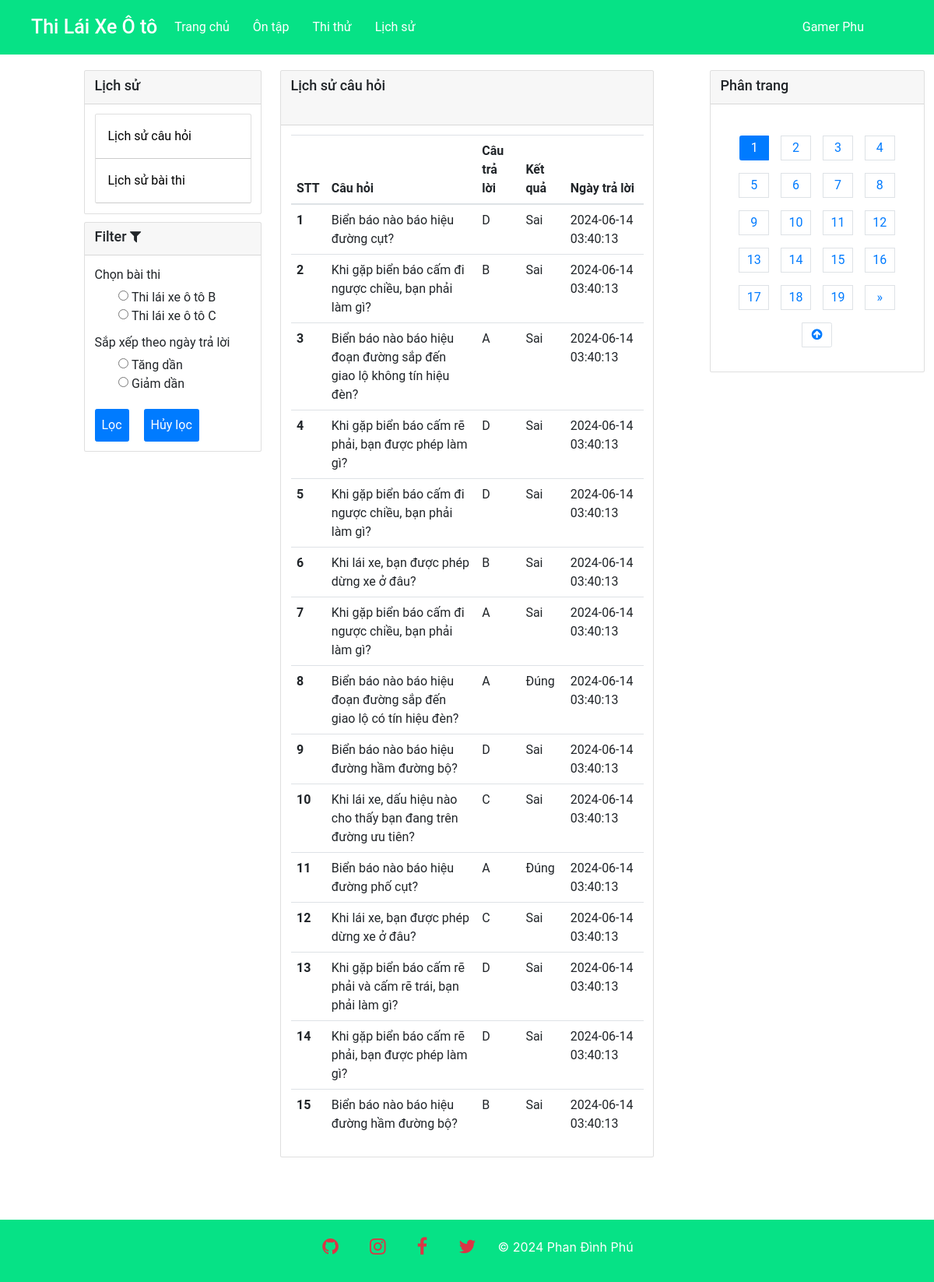
Page /?module=pages&action=historyQuestion (signed in) on the committed database.
### tables this page shows
CREATE TABLE IF NOT EXISTS `exam` (
  `examName` varchar(250) NOT NULL,
  `timeLimit` int DEFAULT NULL,
  `createdAt` datetime DEFAULT NULL,
  `updatedAt` datetime DEFAULT NULL,
  `status` int NOT NULL DEFAULT '0',
  `soCauHoi` int DEFAULT '0',
  PRIMARY KEY (`examName`) USING BTREE
);

CREATE TABLE IF NOT EXISTS `history` (
  `id` int NOT NULL AUTO_INCREMENT,
  `userId` int DEFAULT NULL,
  `questionId` int DEFAULT NULL,
  `answerUser` char(1) DEFAULT NULL,
  `result` int DEFAULT NULL,
  `dateAnswer` datetime DEFAULT NULL,
  PRIMARY KEY (`id`),
  KEY `FK_history_questions` (`questionId`),
  KEY `FK_history_users` (`userId`),
  CONSTRAINT `FK_history_questions` FOREIGN KEY (`questionId`) REFERENCES `questions` (`id`) ON DELETE CASCADE ON UPDATE CASCADE,
  CONSTRAINT `FK_history_users` FOREIGN KEY (`userId`) REFERENCES `users` (`id`) ON DELETE CASCADE ON UPDATE CASCADE
);

CREATE TABLE IF NOT EXISTS `questions` (
  `id` int NOT NULL AUTO_INCREMENT,
  `chuDe` varchar(250) DEFAULT NULL,
  `question` varchar(500) DEFAULT NULL,
  `optionA` varchar(150) DEFAULT NULL,
  `optionB` varchar(150) DEFAULT NULL,
  `optionC` varchar(150) DEFAULT NULL,
  `optionD` varchar(150) DEFAULT NULL,
  `answer` char(1) DEFAULT NULL,
  `difficulty` varchar(50) DEFAULT NULL,
  PRIMARY KEY (`id`),
  KEY `FK_questions_exam` (`chuDe`),
  CONSTRAINT `FK_questions_exam` FOREIGN KEY (`chuDe`) REFERENCES `exam` (`examName`)
);

### db/database.php (called while the page is built, shortened)
<?php
require_once __DIR__.'./dbconnect.php';
function query($sql, $data = []) {
    global $conn;
    $stmt = $conn->prepare($sql);
    if ($data) {
        $stmt->execute($data);
    } else {
        $stmt->execute();
    }
    return $stmt;
}
function getRows($sql, $data = []) {
    return query($sql, $data)->fetchAll();
}
function getRow($sql, $data = []) {
    return query($sql, $data)->fetch();
}

### client/pages/historyQuestion.php (the view, shortened to what this page needs)
<?php
$limit = 15;
$page = isset($_GET['page']) ? $_GET['page'] : 1;
$start = ($page - 1) * $limit;
$questions = getRows('SELECT history.*, questions.question FROM history, questions
                        WHERE history.questionId = questions.id and userId = :userId
                        ORDER BY dateAnswer DESC LIMIT ' . $start . ', ' . $limit, ['userId' => $_SESSION['user']['id']]);
$total = getRow('SELECT count(*) as total FROM history WHERE userId = :userId', ['userId' => $_SESSION['user']['id']]);
$total_records = $total['total'];
$total_pages = ceil($total_records / $limit);
?>
<!DOCTYPE html>
<html lang="en">
<head>
    <link rel="stylesheet" href="https://cdnjs.cloudflare.com/ajax/libs/font-awesome/4.7.0/css/font-awesome.min.css">
    <link rel="stylesheet" href="https://maxcdn.bootstrapcdn.com/bootstrap/4.4.1/css/bootstrap.min.css">
    <link rel="stylesheet" href="<?= BASE_URL.'client/assets/css/grid.css' ?>">
    <link rel="stylesheet" href="<?= BASE_URL.'client/assets/css/main.css' ?>">
</head>
<body>
    <div class="app">
        <?php
        include_once 'client/layout/header.php';
        ?>
        <div class="app__container">
            <div class="grid wide">
                <div class="row">
                    <div class="col c-3">
                        <div class="card">
                            <div class="card-header">
                                <h3>Lịch sử</h3>
                            </div>
                            <div class="card-body">
                                <ul class="list-group">
                                    <li class="list-group-item">
                                        <a class="list-group-link" href="?module=pages&action=historyQuestion">Lịch sử câu hỏi</a>
                                    </li>
                                    <li class="list-group-item">
                                        <a class="list-group-link" href="?module=pages&action=historyExam">Lịch sử bài thi</a>
                                    </li>
                                </ul>
                            </div>
                        </div>
                        <div class="card mt-3">
                            <div class="card-header">
                                <h3>
                                    Filter
                                    <i class="fa fa-filter" aria-hidden="true"></i>
                                </h3>
                            </div>
                            <div class="card-body">
                                <form action="<?= htmlspecialchars($_SERVER['PHP_SELF']) ?>" method="get">
                                    <div class="form-group">
                                        <label for="examName">Chọn bài thi</label>
                                        <?php
                                        $exams = getRows('SELECT * FROM exam WHERE status = 1');
                                        foreach ($exams as $exam) : ?>
                                            <div class="form-check ml-5">
                                                <input class="form-check-input" type="radio" name="examName" id="<?php echo $exam['examName']; ?>" value="<?php echo $exam['examName']; ?>" <?php echo isset($_GET['examName']) && $_GET['examName'] == $exam['examName'] ? 'checked' : ''; ?>>
                                                <label class="form-check-label ml-2" for="<?php echo $exam['examName']; ?>">
                                                    <?php echo $exam['examName']; ?>
                                                </label>
                                            </div>
                                        <?php endforeach; ?>
                                    </div>
                                    <div class="form-group">
                                        <label for="dateAnswer">Sắp xếp theo ngày trả lời</label>
                                        <div class="form-check ml-5">
                                            <input class="form-check-input" type="radio" name="dateAnswer" id="asc" value="asc" <?php echo isset($_GET['dateAnswer']) && $_GET['dateAnswer'] == 'asc' ? 'checked' : ''; ?>>
                                            <label class="form-check-label ml-2" for="asc">
                                                Tăng dần
                                            </label>
                                        </div>
                                        <div class="form-check ml-5">
                                            <input class="form-check-input" type="radio" name="dateAnswer" id="desc" value="desc" <?php echo isset($_GET['dateAnswer']) && $_GET['dateAnswer'] == 'desc' ? 'checked' : ''; ?>>
                                            <label class="form-check-label ml-2" for="desc">
                                                Giảm dần
                                            </label>
                                        </div>
                                    </div>
                                    <button type="submit" class="btn btn-primary mt-3">Lọc</button>
                                    <a class="btn btn-primary mt-3 ml-4" href="?module=pages&action=historyQuestion">Hủy lọc</a>
                                </form>
                            </div>
                        </div>
                    </div>
                    <div class="col c-6">
                        <div class="card">
                            <div class="card-header">
                                <h3>Lịch sử câu hỏi</h3>
                                <div class="alert" role="alert">
                                </div>
                            </div>
                            <div class="card-body">
                                <div id="form-profile">
                                    <table class="table">
                                        <thead>
                                            <tr>
                                                <th scope="col">STT</th>
                                                <th scope="col">Câu hỏi</th>
                                                <th scope="col">Câu trả lời</th>
                                                <th scope="col">Kết quả</th>
                                                <th scope="col">Ngày trả lời</th>
                                            </tr>
                                        </thead>
                                        <tbody>
                                            <?php foreach ($questions as $key => $question) : ?>
                                                <tr>
                                                    <th scope="row"><?php echo $key + 1; ?></th>
                                                    <td><?php echo $question['question']; ?></td>
                                                    <td><?php echo $question['answerUser']; ?></td>
                                                    <td><?php echo $question['result'] == 1 ? 'Đúng' : 'Sai'; ?></td>
                                                    <td><?php echo $question['dateAnswer']; ?></td>
                                                </tr>
                                            <?php endforeach; ?>
                                        </tbody>
                                    </table>
                                </div>
                            </div>
                        </div>
                    </div>
                    <div class="col c-3" style="
                        position: fixed;
                        right: 0;
                    ">
                        <div class="card">
                            <div class="card-header">
                                <h3>Phân trang</h3>
                            </div>
                            <div class="card-body">
                                <nav aria-label="Page navigation" style="
                                    overflow-x: hidden;
                                    overflow-y: scroll;
                                    max-height: 387px;
                                ">
                                    <ul class="pagination" style="flex-wrap: wrap;">
                                        <?php for ($i = 1; $i <= $total_pages; $i++) : ?>
                                            <li class="page-item <?php echo $page == $i ? 'active' : ''; ?>"><a class="page-link" href="?module=pages&action=historyQuestion<?= isset($_GET['examName']) ? '&examName='.$_GET['examName'] : '' ?><?= isset($_GET['dateAnswer']) ? '&dateAnswer='.$_GET['dateAnswer'] : '' ?>&page=<?php echo $i; ?>"><?php echo $i; ?></a></li>
                                        <?php endfor; ?>
                                        <?php if ($page < $total_pages) : ?>
                                            <li class="page-item">
                                                <a class="page-link" href="?module=pages&action=historyQuestion<?= isset($_GET['examName']) ? '&examName='.$_GET['examName'] : '' ?><?= isset($_GET['dateAnswer']) ? '&dateAnswer='.$_GET['dateAnswer'] : '' ?>&page=<?php echo $page + 1; ?>" aria-label="Next">
                                                    <span aria-hidden="true">&raquo;</span>
                                                </a>
                                            </li>
                                        <?php endif; ?>
                                        <li class="page-item">
                                            <a class="page-link" href="#" aria-label="End">
                                                <i class="fa fa-arrow-circle-up" aria-hidden="true"></i>
                                            </a>
                                        </li>
                                    </ul>
                                </nav>
                            </div>
                        </div>
                    </div>
                </div>
            </div>
        </div>
    </div>
    <?php
    include_once 'client/layout/footer.php';
    ?>
</body>
</html>

### client/assets/css/grid.css (style rules this page uses)
.grid { width: 100%; display: block; }
.grid.wide { max-width: 1200px; margin: 0 auto; }
.row { display: flex; flex-wrap: wrap; margin-left: -4px; margin-right: -4px; }
.col { padding-left: 4px; padding-right: 4px; }
.c-3 { flex: 0 0 25%; max-width: 25%; }
.c-6 { flex: 0 0 50%; max-width: 50%; }
@media (min-width: 46.25em) { .row { margin-left: -8px; margin-right: -8px; } }
@media (min-width: 46.25em) { .col { padding-left: 8px; padding-right: 8px; } }
@media (min-width: 69.5625em) { .row { margin-left: -12px; margin-right: -12px; } }
@media (min-width: 69.5625em) { .col { padding-left: 12px; padding-right: 12px; } }
@media (min-width: 64em) and (max-width: 77.4375em) { .wide { width: 984px; } }
@media (min-width: 64em) and (max-width: 77.4375em) { .wide .row { margin-left: -12px; margin-right: -12px; } }
@media (min-width: 64em) and (max-width: 77.4375em) { .wide .col { padding-left: 12px; padding-right: 12px; } }

### client/assets/css/main.css (style rules this page uses)
* { margin: 0; padding: 0; box-sizing: border-box; user-select: none; }
html { scroll-behavior: smooth; font-size: 62.5%; }
.app { font-family: "Roboto", sans-serif; min-height: 100vh; display: flex; flex-direction: column; justify-content: space-between; }
.app__container { margin-top: 20px; min-height: 365px; margin-bottom: 80px; }
.pagination { display: flex; justify-content: center; align-items: center; list-style: none; margin-top: 20px; }
.page-item { flex: 0 0 20%; margin: 2px; padding: 6px; }
.page-link { text-align: center; }
.card-header > h3 { font-size: 1.8rem; }
.card-body { font-size: 1.6rem; }
.list-group-item { padding: 1rem; border-bottom: 1px solid #ccc; }
.list-group-link { display: block; font-size: 1.6rem; text-decoration: none; color: #000; padding: 0.6rem; }
.btn { padding: 8px; font-size: 1.6rem; }

### rows in the picture
exam: examName "Thi lái xe ô tô B"
exam: examName "Thi lái xe ô tô C"
history: questionId.question "Biển báo nào báo hiệu đường cụt?", answerUser "D", result "Sai", dateAnswer "2024-06-14 03:40:13"
history: questionId.question "Khi gặp biển báo cấm đi ngược chiều, bạn phải làm gì?", answerUser "B", result "Sai", dateAnswer "2024-06-14 03:40:13"
history: questionId.question "Biển báo nào báo hiệu đoạn đường sắp đến giao lộ không tín hiệu đèn?", answerUser "A", result "Sai", dateAnswer "2024-06-14 03:40:13"
history: questionId.question "Khi gặp biển báo cấm rẽ phải, bạn được phép làm gì?", answerUser "D", result "Sai", dateAnswer "2024-06-14 03:40:13"
history: questionId.question "Khi gặp biển báo cấm đi ngược chiều, bạn phải làm gì?", answerUser "D", result "Sai", dateAnswer "2024-06-14 03:40:13"
history: questionId.question "Khi lái xe, bạn được phép dừng xe ở đâu?", answerUser "B", result "Sai", dateAnswer "2024-06-14 03:40:13"
history: questionId.question "Khi gặp biển báo cấm đi ngược chiều, bạn phải làm gì?", answerUser "A", result "Sai", dateAnswer "2024-06-14 03:40:13"
history: questionId.question "Biển báo nào báo hiệu đoạn đường sắp đến giao lộ có tín hiệu đèn?", answerUser "A", result "Đúng", dateAnswer "2024-06-14 03:40:13"
history: questionId.question "Biển báo nào báo hiệu đường hầm đường bộ?", answerUser "D", result "Sai", dateAnswer "2024-06-14 03:40:13"
history: questionId.question "Khi lái xe, dấu hiệu nào cho thấy bạn đang trên đường ưu tiên?", answerUser "C", result "Sai", dateAnswer "2024-06-14 03:40:13"
history: questionId.question "Biển báo nào báo hiệu đường phố cụt?", answerUser "A", result "Đúng", dateAnswer "2024-06-14 03:40:13"
history: questionId.question "Khi lái xe, bạn được phép dừng xe ở đâu?", answerUser "C", result "Sai", dateAnswer "2024-06-14 03:40:13"
history: questionId.question "Khi gặp biển báo cấm rẽ phải và cấm rẽ trái, bạn phải làm gì?", answerUser "D", result "Sai", dateAnswer "2024-06-14 03:40:13"
history: questionId.question "Khi gặp biển báo cấm rẽ phải, bạn được phép làm gì?", answerUser "D", result "Sai", dateAnswer "2024-06-14 03:40:13"
history: questionId.question "Biển báo nào báo hiệu đường hầm đường bộ?", answerUser "B", result "Sai", dateAnswer "2024-06-14 03:40:13"

### other values in the picture
$_SESSION['user']['userName'] "Gamer Phu"
